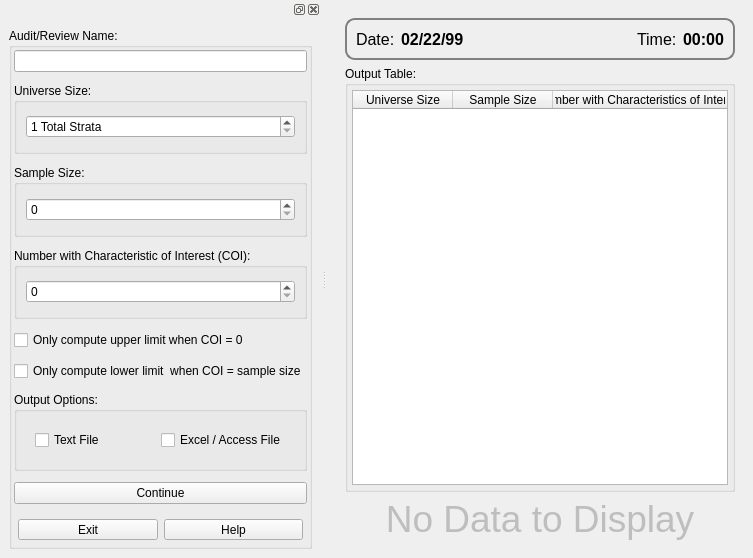
<?xml version="1.0" encoding="UTF-8"?>
<ui version="4.0">
 <class>UIRStatsUAA</class>
 <widget class="QMainWindow" name="UIRStatsUAA">
  <property name="geometry">
   <rect>
    <x>0</x>
    <y>0</y>
    <width>753</width>
    <height>558</height>
   </rect>
  </property>
  <property name="windowTitle">
   <string>UIRstatsUAA</string>
  </property>
  <widget class="QWidget" name="centralwidget">
   <property name="windowTitle">
    <string>UIRStatsUAA</string>
   </property>
   <layout class="QVBoxLayout" name="verticalLayout_8">
    <item>
     <widget class="QSplitter" name="splitter">
      <property name="orientation">
       <enum>Qt::Vertical</enum>
      </property>
      <widget class="QFrame" name="verticalFrame_4">
       <layout class="QVBoxLayout" name="verticalLayout_2">
        <item>
         <widget class="QFrame" name="m_frmTimeDate">
          <property name="styleSheet">
           <string notr="true">#m_frmTimeDate
{
	border:2px solid gray;
	border-radius:10px;
	padding: 5px;
}</string>
          </property>
          <layout class="QHBoxLayout" name="horizontalLayout_4">
           <property name="leftMargin">
            <number>4</number>
           </property>
           <property name="topMargin">
            <number>4</number>
           </property>
           <property name="rightMargin">
            <number>4</number>
           </property>
           <property name="bottomMargin">
            <number>4</number>
           </property>
           <item>
            <widget class="QLabel" name="label_6">
             <property name="font">
              <font>
               <pointsize>12</pointsize>
              </font>
             </property>
             <property name="text">
              <string>Date:</string>
             </property>
            </widget>
           </item>
           <item>
            <widget class="QLabel" name="m_lblDate">
             <property name="font">
              <font>
               <pointsize>12</pointsize>
               <weight>75</weight>
               <italic>false</italic>
               <bold>true</bold>
              </font>
             </property>
             <property name="text">
              <string>02/22/99</string>
             </property>
            </widget>
           </item>
           <item>
            <spacer name="horizontalSpacer">
             <property name="orientation">
              <enum>Qt::Horizontal</enum>
             </property>
             <property name="sizeHint" stdset="0">
              <size>
               <width>40</width>
               <height>20</height>
              </size>
             </property>
            </spacer>
           </item>
           <item>
            <widget class="QLabel" name="label_5">
             <property name="font">
              <font>
               <pointsize>12</pointsize>
              </font>
             </property>
             <property name="text">
              <string>Time:</string>
             </property>
            </widget>
           </item>
           <item>
            <widget class="QLabel" name="m_lblTime">
             <property name="font">
              <font>
               <pointsize>12</pointsize>
               <weight>75</weight>
               <bold>true</bold>
              </font>
             </property>
             <property name="text">
              <string>00:00</string>
             </property>
            </widget>
           </item>
          </layout>
         </widget>
        </item>
        <item>
         <widget class="QGroupBox" name="verticalGroupBox_2">
          <property name="title">
           <string>Output Table:</string>
          </property>
          <layout class="QVBoxLayout" name="verticalLayout_7">
           <property name="leftMargin">
            <number>4</number>
           </property>
           <property name="topMargin">
            <number>4</number>
           </property>
           <property name="rightMargin">
            <number>4</number>
           </property>
           <property name="bottomMargin">
            <number>4</number>
           </property>
           <item>
            <widget class="QTableWidget" name="m_tblInputData">
             <property name="rowCount">
              <number>0</number>
             </property>
             <attribute name="horizontalHeaderStretchLastSection">
              <bool>true</bool>
             </attribute>
             <attribute name="verticalHeaderVisible">
              <bool>false</bool>
             </attribute>
             <column>
              <property name="text">
               <string>Universe Size</string>
              </property>
             </column>
             <column>
              <property name="text">
               <string>Sample Size</string>
              </property>
             </column>
             <column>
              <property name="text">
               <string>Number with Characteristics of Interest</string>
              </property>
             </column>
            </widget>
           </item>
          </layout>
         </widget>
        </item>
        <item>
         <widget class="QLabel" name="m_lblNoData">
          <property name="enabled">
           <bool>false</bool>
          </property>
          <property name="font">
           <font>
            <pointsize>28</pointsize>
           </font>
          </property>
          <property name="text">
           <string>No Data to Display</string>
          </property>
          <property name="alignment">
           <set>Qt::AlignCenter</set>
          </property>
         </widget>
        </item>
       </layout>
      </widget>
     </widget>
    </item>
   </layout>
  </widget>
  <widget class="QDockWidget" name="dockWidget">
   <attribute name="dockWidgetArea">
    <number>1</number>
   </attribute>
   <widget class="QWidget" name="dockWidgetContents">
    <layout class="QVBoxLayout" name="verticalLayout_3">
     <item>
      <layout class="QVBoxLayout" name="verticalLayout_5">
       <item>
        <widget class="QGroupBox" name="gridGroupBox_2">
         <property name="title">
          <string>Audit/Review Name:</string>
         </property>
         <layout class="QGridLayout" name="gridLayout_2">
          <property name="leftMargin">
           <number>2</number>
          </property>
          <property name="topMargin">
           <number>2</number>
          </property>
          <property name="rightMargin">
           <number>2</number>
          </property>
          <property name="bottomMargin">
           <number>2</number>
          </property>
          <property name="spacing">
           <number>11</number>
          </property>
          <item row="4" column="0">
           <widget class="QCheckBox" name="m_chkOC0">
            <property name="text">
             <string>Only compute upper limit when COI = 0</string>
            </property>
           </widget>
          </item>
          <item row="2" column="0">
           <widget class="QGroupBox" name="verticalGroupBox_3">
            <property name="title">
             <string>Sample Size:</string>
            </property>
            <layout class="QVBoxLayout" name="verticalLayout_6">
             <property name="leftMargin">
              <number>9</number>
             </property>
             <property name="topMargin">
              <number>9</number>
             </property>
             <property name="rightMargin">
              <number>9</number>
             </property>
             <property name="bottomMargin">
              <number>9</number>
             </property>
             <item>
              <widget class="QSpinBox" name="m_spnSampleSize"/>
             </item>
            </layout>
           </widget>
          </item>
          <item row="6" column="0">
           <widget class="QGroupBox" name="verticalGroupBox_4">
            <property name="title">
             <string>Output Options:</string>
            </property>
            <layout class="QVBoxLayout" name="verticalLayout_4">
             <item>
              <widget class="QFrame" name="frame">
               <property name="sizePolicy">
                <sizepolicy hsizetype="Preferred" vsizetype="Fixed">
                 <horstretch>0</horstretch>
                 <verstretch>0</verstretch>
                </sizepolicy>
               </property>
               <layout class="QGridLayout" name="gridLayout_4">
                <item row="0" column="0">
                 <widget class="QCheckBox" name="m_chkTextOutput">
                  <property name="text">
                   <string>Text File</string>
                  </property>
                 </widget>
                </item>
                <item row="0" column="1">
                 <widget class="QCheckBox" name="m_chkExcelAccessOutput">
                  <property name="text">
                   <string>Excel / Access File</string>
                  </property>
                 </widget>
                </item>
               </layout>
              </widget>
             </item>
            </layout>
           </widget>
          </item>
          <item row="1" column="0">
           <widget class="QGroupBox" name="verticalGroupBox">
            <property name="title">
             <string>Universe Size:</string>
            </property>
            <layout class="QVBoxLayout" name="verticalLayout">
             <item>
              <widget class="QSpinBox" name="m_spnStrata">
               <property name="alignment">
                <set>Qt::AlignLeading|Qt::AlignLeft|Qt::AlignVCenter</set>
               </property>
               <property name="suffix">
                <string> Total Strata</string>
               </property>
               <property name="prefix">
                <string/>
               </property>
               <property name="minimum">
                <number>1</number>
               </property>
               <property name="maximum">
                <number>125</number>
               </property>
              </widget>
             </item>
            </layout>
           </widget>
          </item>
          <item row="0" column="0">
           <widget class="QLineEdit" name="m_txtAuditName">
            <property name="text">
             <string/>
            </property>
           </widget>
          </item>
          <item row="3" column="0">
           <widget class="QGroupBox" name="verticalGroupBox_5">
            <property name="title">
             <string>Number with Characteristic of Interest (COI):</string>
            </property>
            <layout class="QGridLayout" name="gridLayout">
             <item row="0" column="0">
              <widget class="QSpinBox" name="m_spnCOI"/>
             </item>
            </layout>
           </widget>
          </item>
          <item row="5" column="0">
           <widget class="QCheckBox" name="m_chkOCSample">
            <property name="text">
             <string>Only compute lower limit  when COI = sample size</string>
            </property>
           </widget>
          </item>
          <item row="7" column="0">
           <widget class="QPushButton" name="m_btnContinue">
            <property name="text">
             <string>Continue</string>
            </property>
           </widget>
          </item>
          <item row="8" column="0">
           <widget class="QWidget" name="widget" native="true">
            <property name="sizePolicy">
             <sizepolicy hsizetype="Preferred" vsizetype="Fixed">
              <horstretch>0</horstretch>
              <verstretch>0</verstretch>
             </sizepolicy>
            </property>
            <layout class="QHBoxLayout" name="horizontalLayout">
             <property name="leftMargin">
              <number>4</number>
             </property>
             <property name="topMargin">
              <number>4</number>
             </property>
             <property name="rightMargin">
              <number>4</number>
             </property>
             <property name="bottomMargin">
              <number>4</number>
             </property>
             <item>
              <widget class="QToolButton" name="m_btnExit">
               <property name="sizePolicy">
                <sizepolicy hsizetype="Expanding" vsizetype="Fixed">
                 <horstretch>0</horstretch>
                 <verstretch>0</verstretch>
                </sizepolicy>
               </property>
               <property name="text">
                <string>Exit</string>
               </property>
               <property name="iconSize">
                <size>
                 <width>32</width>
                 <height>32</height>
                </size>
               </property>
               <property name="toolButtonStyle">
                <enum>Qt::ToolButtonTextUnderIcon</enum>
               </property>
              </widget>
             </item>
             <item>
              <widget class="QToolButton" name="m_btnHelp">
               <property name="sizePolicy">
                <sizepolicy hsizetype="Expanding" vsizetype="Fixed">
                 <horstretch>0</horstretch>
                 <verstretch>0</verstretch>
                </sizepolicy>
               </property>
               <property name="text">
                <string>Help</string>
               </property>
               <property name="iconSize">
                <size>
                 <width>32</width>
                 <height>32</height>
                </size>
               </property>
               <property name="toolButtonStyle">
                <enum>Qt::ToolButtonTextUnderIcon</enum>
               </property>
              </widget>
             </item>
            </layout>
           </widget>
          </item>
         </layout>
        </widget>
       </item>
      </layout>
     </item>
    </layout>
   </widget>
  </widget>
 </widget>
 <resources/>
 <connections/>
</ui>
